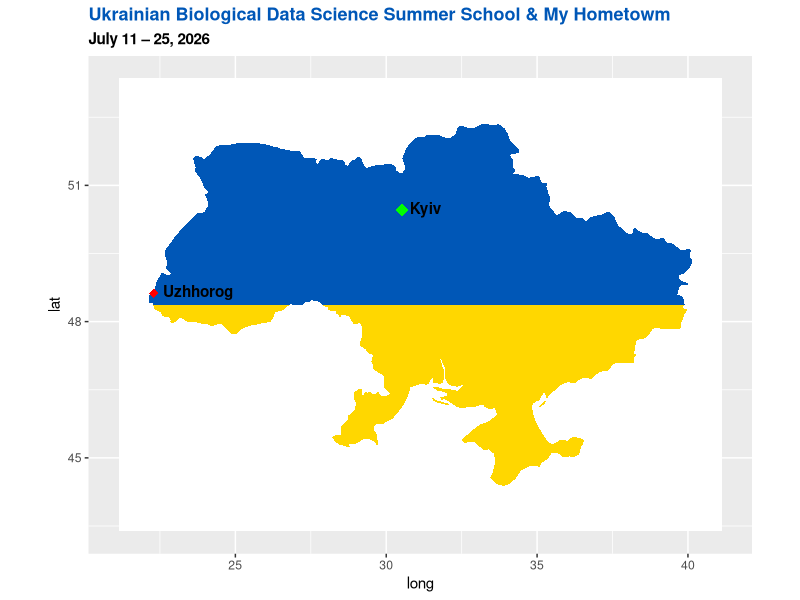

Write the R code that produced this figure.
## ---- chunk 1
library(ggplot2)
library(dplyr)
library(maps)

ukraine <- map_data("world", region = "Ukraine")

# --- build uabb: bbox rectangle + Ukraine holes, both with subgroup ---
xmin <- min(ukraine$long) - 1
xmax <- max(ukraine$long) + 1
ymin <- min(ukraine$lat)  - 1
ymax <- max(ukraine$lat)  + 1

bbox_df <- data.frame(
  long     = c(xmin, xmax, xmax, xmin),
  lat      = c(ymin, ymin, ymax, ymax),
  group    = "mask",
  subgroup = "bbox"
)

ukraine_holes <- ukraine |>
  select(long, lat, subgroup = group) |>
  mutate(subgroup = paste0("hole_", subgroup),
         group    = "mask")

uzhhorod <- data.frame(
  lon = 22.2877,
  lat = 48.6208,
  city = "Uzhhorog"
  )

kyiv <- data.frame(
  lon = 30.5234,
  lat = 50.4501,
  city = "Kyiv"
)

uabb <- bind_rows(bbox_df, ukraine_holes)

# --- flag midpoint (same bbox, no new variables needed) ---
flag_ymid <- (ymin + ymax) / 2

# --- plot ---
uaplot <- ggplot(uabb, aes(x = long, y = lat, group = group, subgroup = subgroup)) +
  annotate("rect", xmin = xmin, xmax = xmax,
           ymin = flag_ymid, ymax = ymax, fill = "#0057B7") +
  annotate("rect", xmin = xmin, xmax = xmax,
           ymin = ymin,      ymax = flag_ymid, fill = "#FFD700") +
  geom_polygon(fill = "white") +
  coord_quickmap() +
  geom_point(data = uzhhorod, mapping = aes(x = lon, y = lat), colour = "red", size = 3, shape = 18, inherit.aes = FALSE) +
  geom_text(data = uzhhorod, mapping = aes(x = lon, y = lat, label = city),  vjust = 0.3, hjust = -0.05, nudge_x = 0.2, fontface = "bold", inherit.aes = FALSE) +
  geom_point(data = kyiv, mapping = aes(x = lon, y = lat), color = "green", size = 4, shape = 18, inherit.aes = FALSE) +
  geom_text(data = kyiv, aes(x = lon, y = lat, label = city), vjust = 0.3, hjust = -0.05, nudge_x = 0.2, fontface = "bold", inherit.aes = FALSE) +
  ggtitle("Ukrainian Biological Data Science Summer School & My Hometowm",
          subtitle = "July 11 – 25, 2026") +
  theme(plot.title    = element_text(color = "#0057B7", face = "bold", size = 13),
        plot.subtitle = element_text(color = "black",   face = "bold", size = 11))

uaplot
